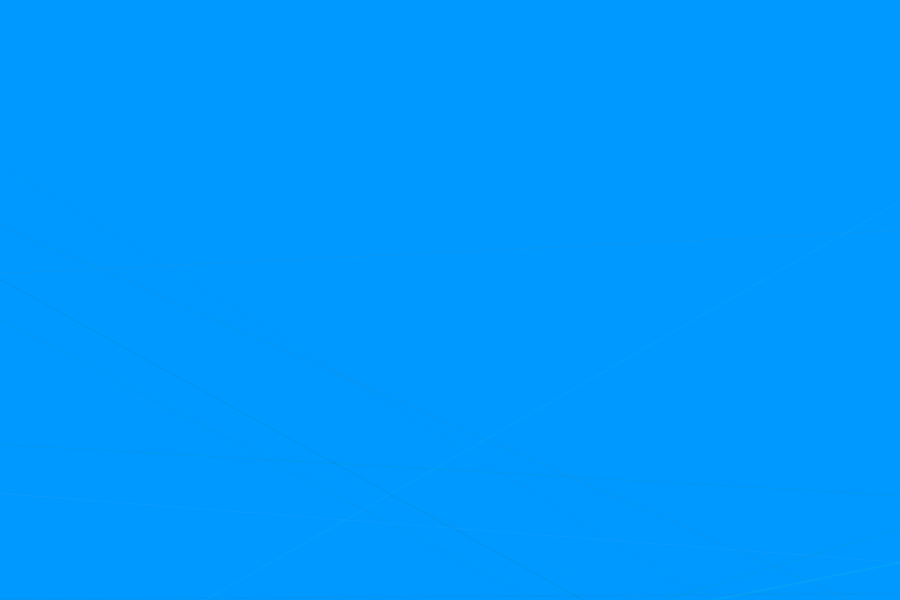
Frame 1 (no input)
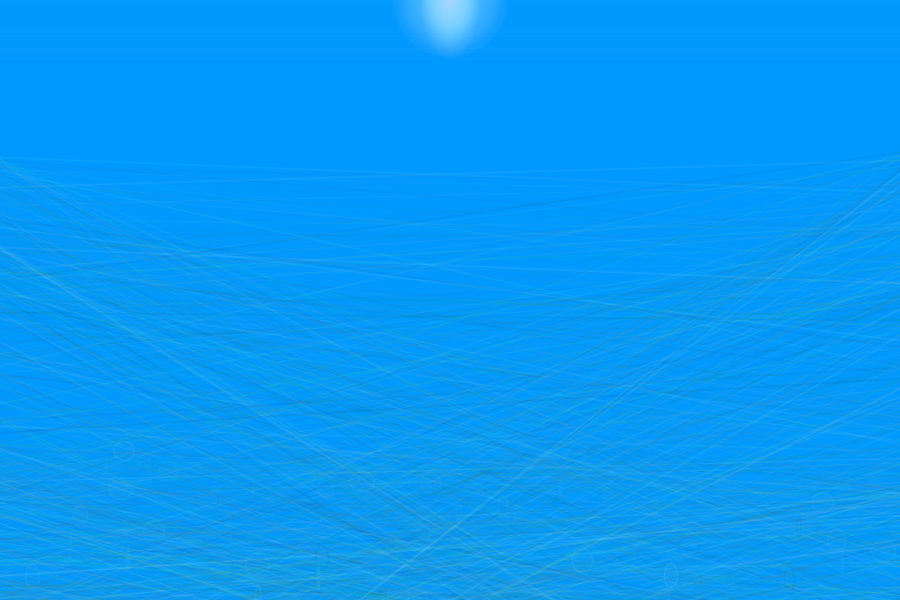
Frame 60 (the mouse pressed at the canvas centre just before this capture)
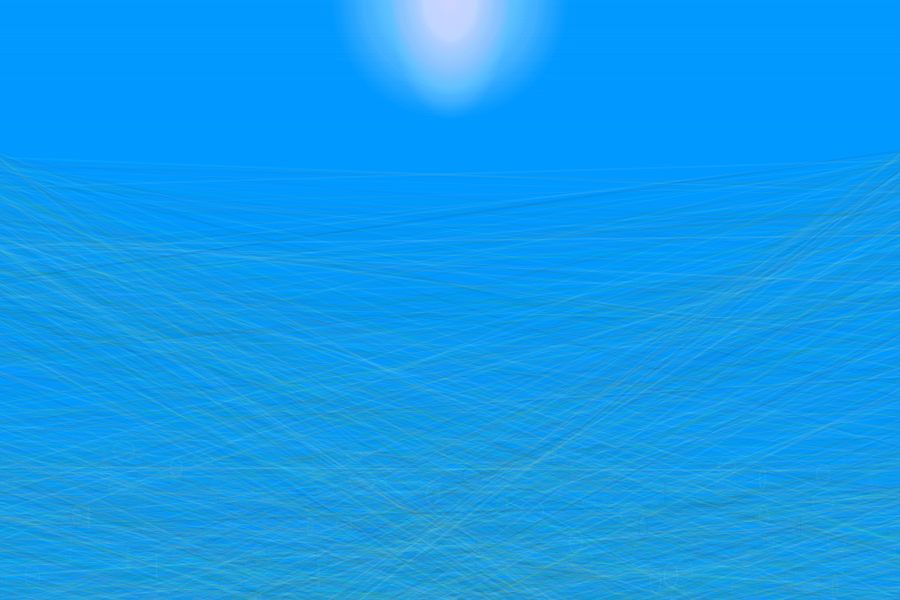
Frame 120 (the mouse held since frame 60 and released just before this capture)

The Processing sketch that drew these frames (run headless with seeded random() and noise(); from frame 60 on, the mouse is pressed at the canvas centre):

// Processing sketch: processing_112736
// ── processing_112736.pde

float x, y;
float y1, y2; 
float h, s, b, a;

void setup() {
  size(900, 600);
  colorMode(HSB);
  background(#0099FF);

  ellipseMode(CENTER);
}

void draw() {

  // a = map(y, 0, height, 44, 0) + random(-5,5);
  a = map(y, 0, height, 3, 1) + random(-1, 1);
  s = 28;

  h = map(y, 0, height, 156, 192) + random(-5, 5);
  b = 255;


 // noStroke();
 stroke(0,1);
  fill(h, s, b, a);
  ellipse(width*.5, 0, y*2, y*2);

  noStroke();
  a *= .9;
    fill(h, s, b, a);

  ellipse(width*.5, 0, y, y*2);

  stroke(h,s,b,a);
  line(0,y,width,y);

  for (int i=0; i<15; i++) {
    h = random(96, 156);
    s = random(22, 255);
    b = random(96, 255);
    a = 22;

    stroke(h, s, b, a);

    x = random(width);

    y1 = random(height*.25, height*1.5);
    y2 = random(height*.25, height*1.5);

    //line(x, y1 , x+random(-10,10), y2 );

    strokeWeight(random(2));
    line(0, y1, width, y2);
    
    //noStroke();
    //fill(h, s, b, a);
    //ellipse(x, y1, random(25), (y1/height)*25.0);
  }

  for (int i=0; i<7; i++) {
    h = random(96, 156);
    s = random(22, 255);
    b = random(96, 255);
    a = 22;

    stroke(h, s, b, a);

    x = random(width);

    y1 = random(height*.75, height*1.5);
    y2 = random(height*.75, height*1.5);

    //line(x, y1 , x+random(-10,10), y2 );
    strokeWeight(random(2));
    line(0, y1, width, y2);
    
    ellipse(x, y1, random(25), (y1/height)*25.0);

  }

  y++;
  if (y>height) {
    //exit();
    y = 0;
  }
}
